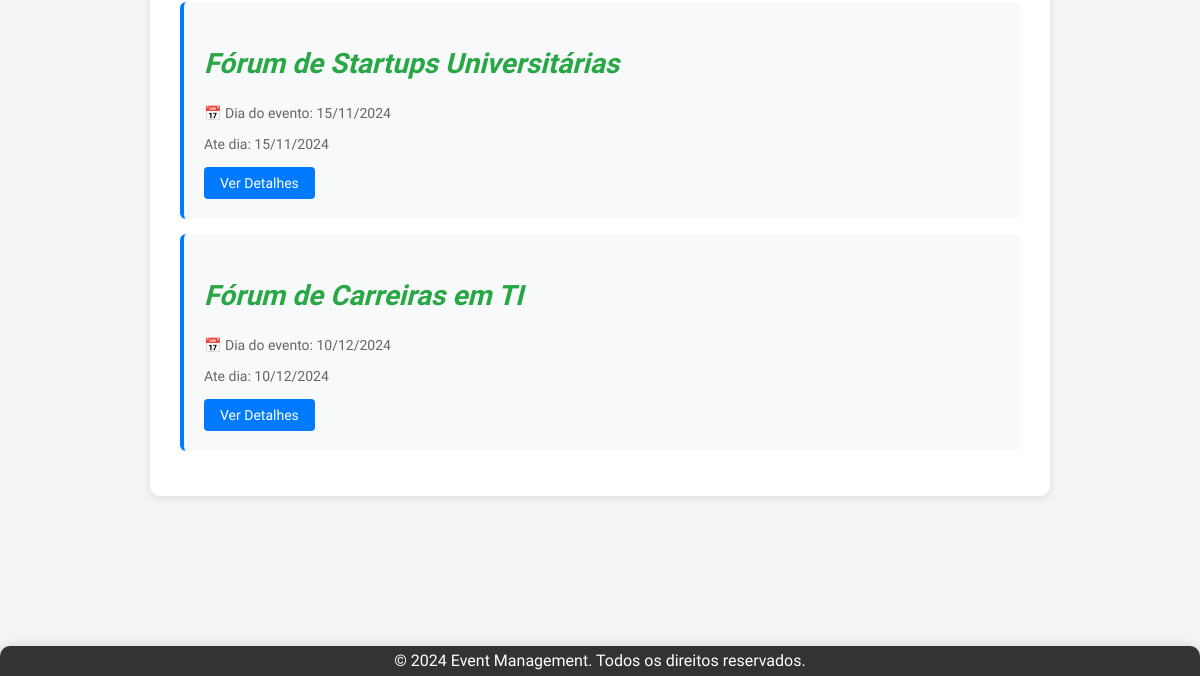
Before: / (lower part) with the older database file.
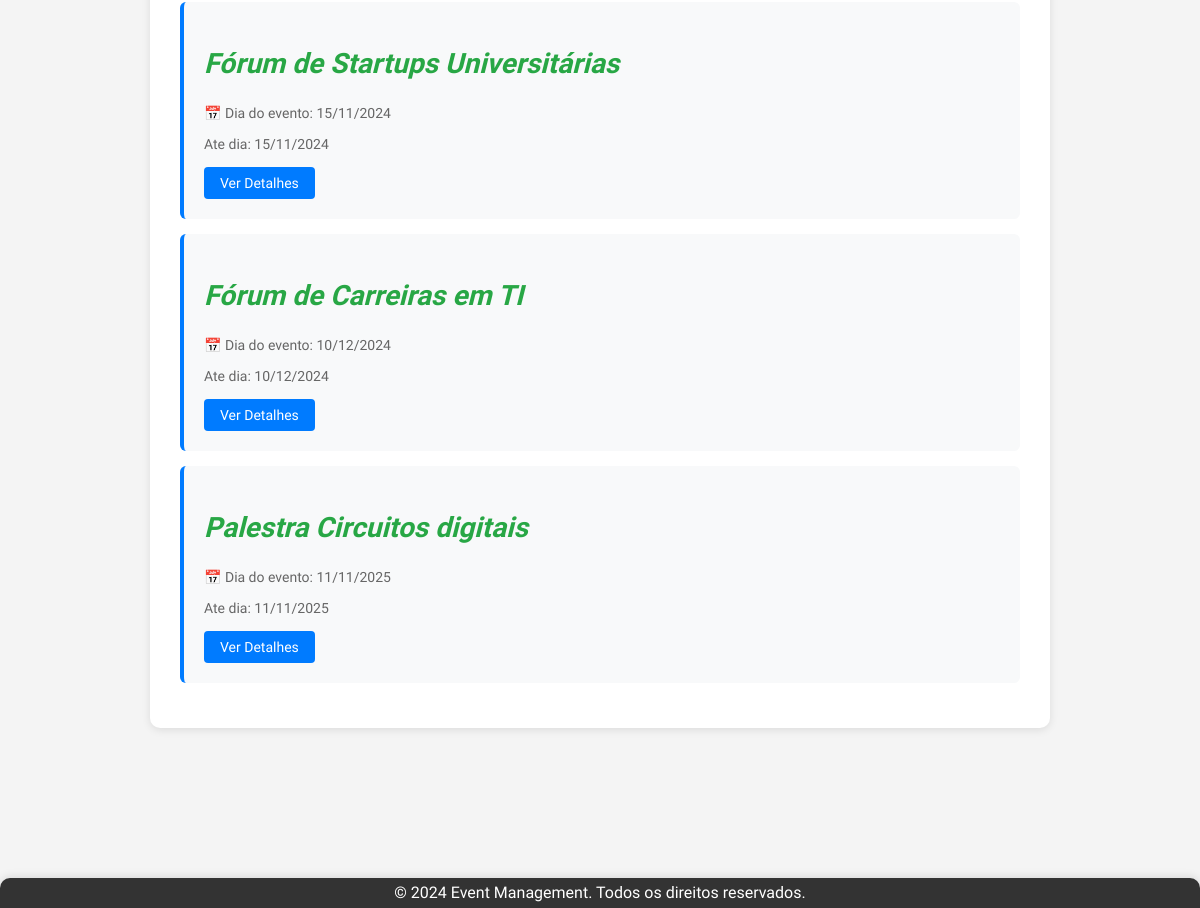
After: the same page with the newer database file.
### app/models.py (models this page shows, shortened)
class Event(models.Model):
    event_type_choices = [
        ('Palestra', 'Palestra'),
        ('Workshop', 'Workshop'),
        ('Seminário', 'Seminário'),
        ('Curso', 'Curso'),
        ('Congresso', 'Congresso'),
        ('Simpósio', 'Simpósio'),
        ('Fórum', 'Fórum'),
        ('Mesa Redonda', 'Mesa Redonda'),
    ]
    title = models.CharField(max_length=200, verbose_name="Título")
    description = models.TextField(verbose_name="Descrição")
    image = models.ImageField(
        upload_to='eventos/',
        verbose_name='Imagem do Evento',
        null=True,
        blank=True
    )
    initial_date = models.DateField(default= '9999-12-31', verbose_name="Data de Início")
    final_date = models.DateField(default='9999-12-31', verbose_name="Data Final")
    location = models.CharField(max_length=200, verbose_name="Local")
    max_capacity = models.IntegerField(verbose_name="Capacidade Máxima")
    creator = models.ForeignKey(
        settings.AUTH_USER_MODEL,
        on_delete=models.CASCADE,
        related_name='created_events',
        null=True,
        blank=True,
        verbose_name="Criador"
    )
    event_type = models.CharField(max_length=20, choices=event_type_choices, default='Palestra', verbose_name="Tipo de Evento")
    event_start = models.TimeField(null=False, blank=True, verbose_name="Horario de Início")
    event_end = models.TimeField(null=False, blank=True, verbose_name="Horario de Término")
    participants = models.ManyToManyField(
        settings.AUTH_USER_MODEL,
        through='EventParticipant',
        through_fields=('event', 'participant'),
        related_name='attended_events',
        blank=True,
        verbose_name="Participantes"
    )
    class Meta:
        db_table = 'event'
        ordering = ['initial_date']
        verbose_name = 'Evento' # Português
        verbose_name_plural = 'Eventos' # Português

### app/views.py (the view)
# urls.py: path('', views.home, name='home'),
def home(request):
    eventos = Event.objects.all()
    return render(request, 'event_list.html', {'eventos': eventos})

### app/templates/event_list.html (shortened to what this page needs)
{% extends "base.html" %}
{% block content %}
{% load static %}
<div class="events-container">
    {% if eventos %}
        <ul class="events-list">
            {% for evento in eventos %}
                <li class="event-item">
                    <div class="event-title">{{ evento.title }}</div>
                    <p class="event-date">📅 Dia do evento: {{ evento.initial_date|date:"d/m/Y" }}</p>
                    <p class="event-date">Ate dia: {{ evento.final_date|date:"d/m/Y" }}</p>
                    <div class="event-actions">
                        <a href="{% url 'event_detail' pk=evento.pk %}" class="btn-details">Ver Detalhes</a>
                    </div>
                </li>
            {% endfor %}
        </ul>
    {% else %}
        <p class="no-events">Nenhum evento cadastrado ainda.</p>
    {% endif %}
</div>
{% endblock %}

Changed rows visible on the page:
added Event: title "Palestra Circuitos digitais", initial_date "11/11/2025", final_date "11/11/2025"
